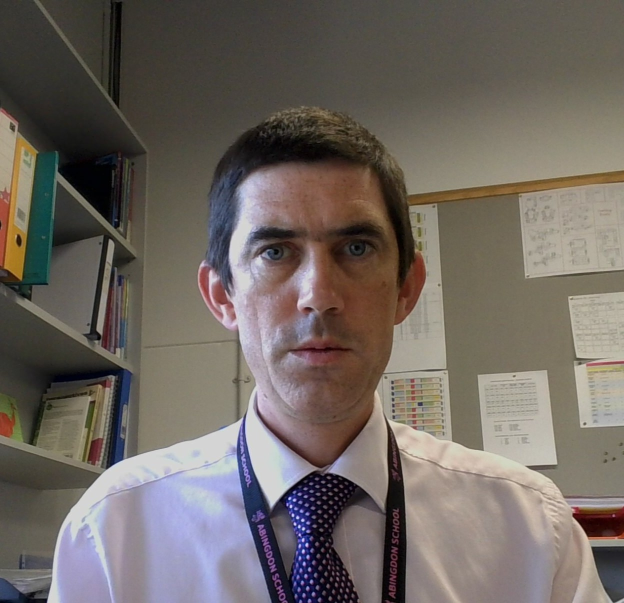
#> input picture wiggle_draw/OTL2.jpg, 1248 x 1206 px (shown at 1/2 size)
$ python wiggle_draw.py
#> lines starting #> are read from the running program, lines starting #| are printed output that depends on the picture; after the words box and inside, x2 and y2 are one past the last pixel; in counts of white or black regions, pixels touching at a corner belong together
from PIL import Image, ImageEnhance, ImageFile
import math


def wiggle_image(
        original_img: Image,
        r_increase=15, # increase in r per circle
        rotations=18,

        wiggle_amplitude=5,
        wiggle_freq=0.8,
    ) -> Image:

    ###############
    enhancer = ImageEnhance.Contrast(original_img)
    modified_img = enhancer.enhance(2)
    mod_pixels = modified_img.load()
    # modified_img.show()


    output_image = Image.new('RGB', original_img.size, color=(0,0,0))
    out_pixels = output_image.load()
    width, height = output_image.size

    ox, oy = width//2, height//2
    a = 0
    spiral_radius = 1

    d = 0
    delta_d = r_increase/150

    while a < (2 * math.pi) * rotations:
        wiggle = wiggle_amplitude * math.sin(d * wiggle_freq)
        px = ox + spiral_radius * (math.cos(a) )
        py = oy + spiral_radius * (math.sin(a))
        try:
            r, g, b = mod_pixels[px, py]
            intensity = (r + g + b) / (255 * 3)

            # intensity = 1
            px = ox + (spiral_radius + wiggle * intensity) * (math.cos(a))
            py = oy + (spiral_radius + wiggle * intensity) * (math.sin(a))

            out_pixels[px,py] = (255,255,255)
        except(IndexError):
            print("Out of range")
            return output_image
            pass


        delta_a = math.atan2(delta_d, spiral_radius)

        spiral_radius += r_increase / (2 * math.pi) * delta_a
        a += delta_a
        d += delta_d

    return output_image


original_img = Image.open("OTL2.jpg")
#> original_img is the input picture: PIL image 1248x1206 RGB; mean R, G, B 111.5, 103.5, 97.5
# original_img.show()
w, h = original_img.size
#> w = 1248; h = 1206
original_img = original_img.resize((w//2, h//2))
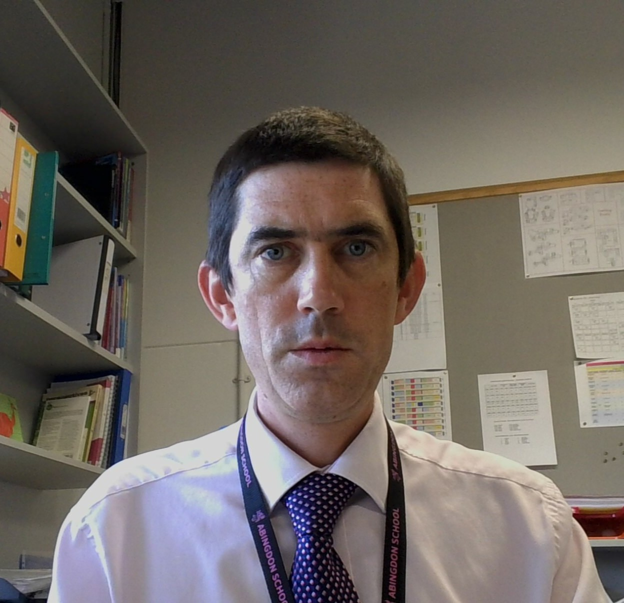
#> original_img: PIL image 624x603 RGB; mean R, G, B 111.5, 103.5, 97.5
# modified_img = original_img.copy()

# mod_pixels = original_img.load()
# modified_img.show()

new_image = wiggle_image(original_img, rotations=20, wiggle_freq=1)
#> in wiggle_image, `modified_img = enhancer.enhance(2)`:
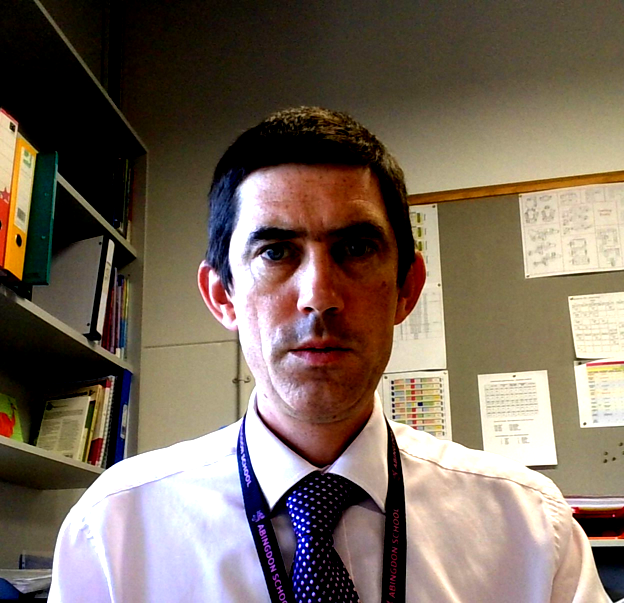
#> modified_img: PIL image 624x603 RGB; mean R, G, B 120.4, 105.6, 92.8
#> in wiggle_image, `output_image = Image.new('RGB', original_img.size, color=(0,0,0))`: output_image: PIL image 624x603 RGB; every value is 0
#> the loop in wiggle_image, `while a < (2 * math.pi) * rotations:` made 189750 passes
#> (r, g, b, intensity) on passes 1 to 3: (195, 129, 129, 0.592), (195, 129, 129, 0.592), (195, 129, 129, 0.592)
#> after the loop in wiggle_image, `while a < (2 * math.pi) * rotations:`: a = 125.7; d = 18975; spiral_radius = 301
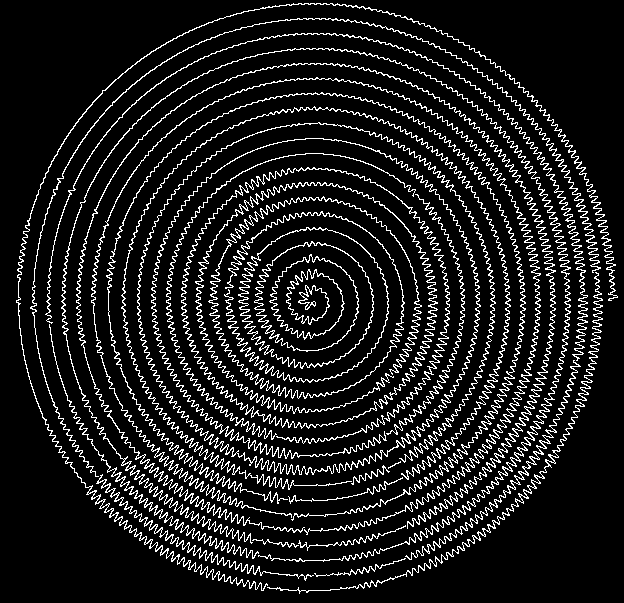
#> new_image: PIL image 624x603 RGB; 11.1% white in thin lines or dots

new_image.show()
# new_image.save('example1.png')

$ run again, with wiggle_draw/OTL.jpg copied over wiggle_draw/OTL2.jpg
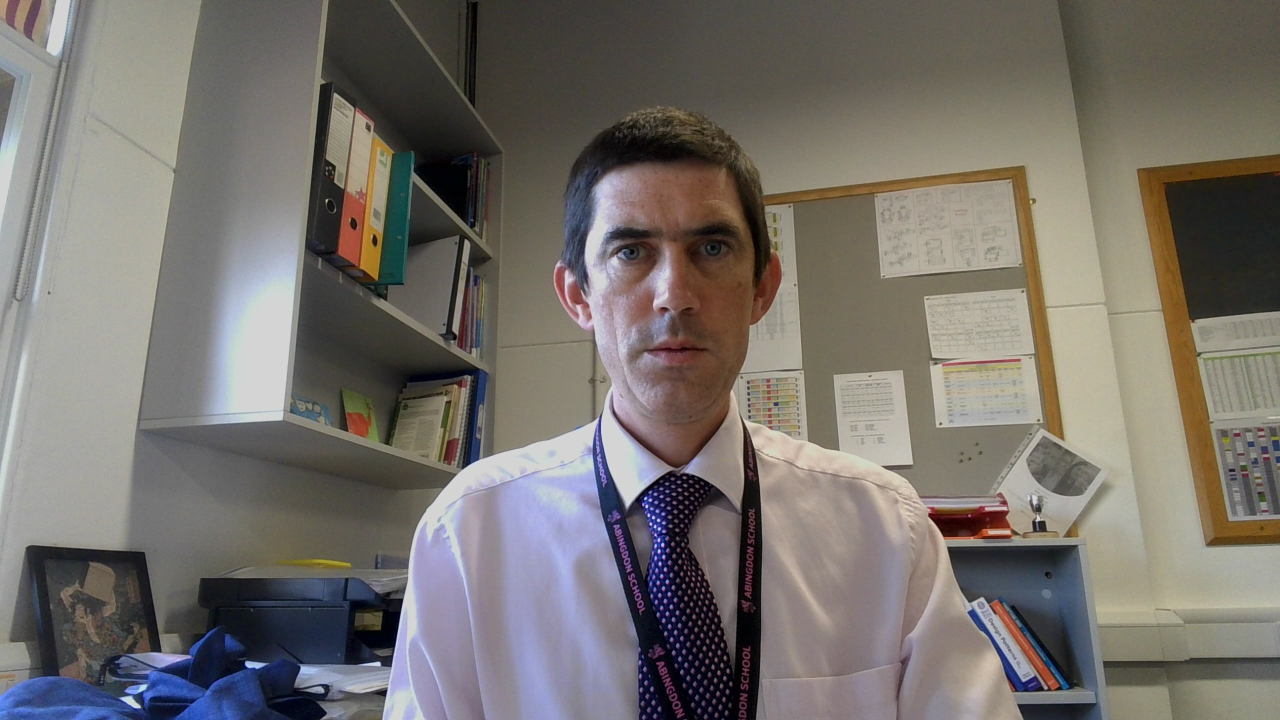
#> input picture wiggle_draw/OTL.jpg, 2560 x 1440 px (shown at 1/2 size)
#> original_img is the input picture: PIL image 2560x1440 RGB; mean R, G, B 117.7, 112.8, 107.8
#> original_img: PIL image 1280x720 RGB
#> in wiggle_image, `modified_img = enhancer.enhance(2)`:
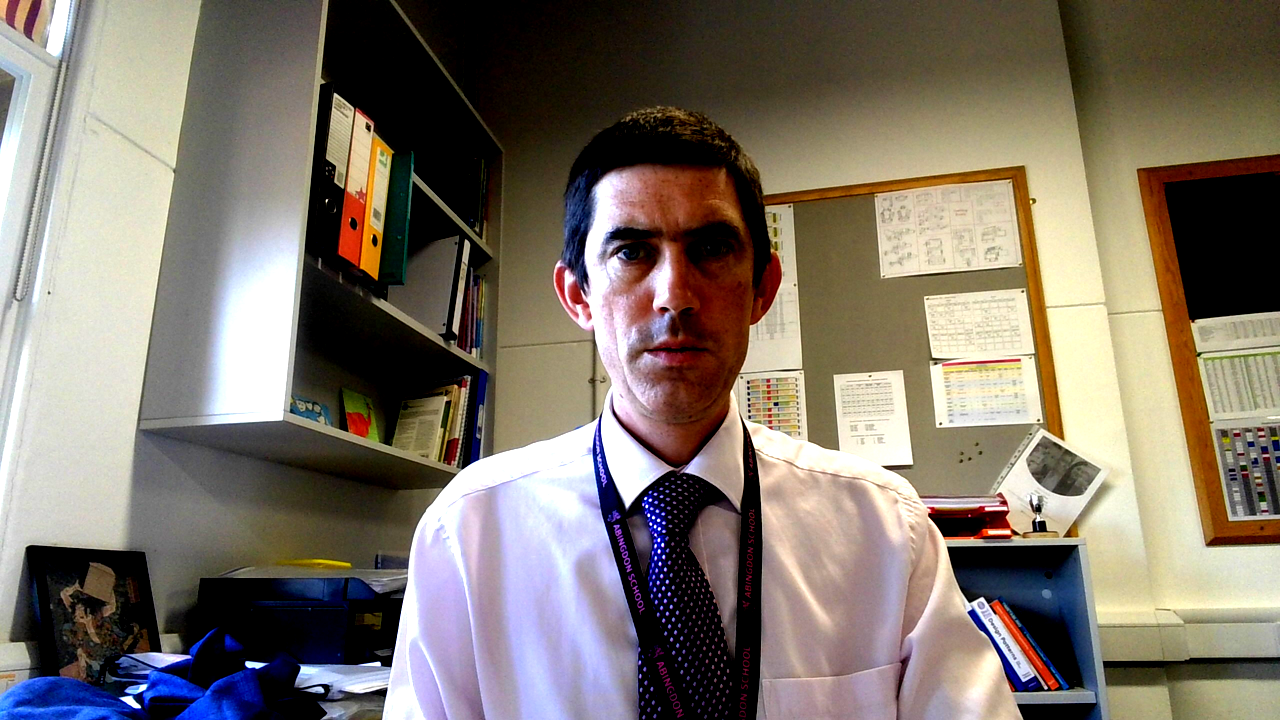
#> modified_img: PIL image 1280x720 RGB; mean R, G, B 126.9, 117.1, 106.5
#> output_image: PIL image 1280x720 RGB; every value is 0
#> the loop in wiggle_image, `while a < (2 * math.pi) * rotations:` made 189750 passes
#> (r, g, b, intensity) on passes 1 to 3: (200, 176, 196, 0.748), (200, 176, 196, 0.748), (200, 176, 196, 0.748)
#> after the loop in wiggle_image, `while a < (2 * math.pi) * rotations:`: a = 125.7; d = 18975; spiral_radius = 301
#> `new_image = wiggle_image(original_img, rotations=20, wiggle_freq=1)`:
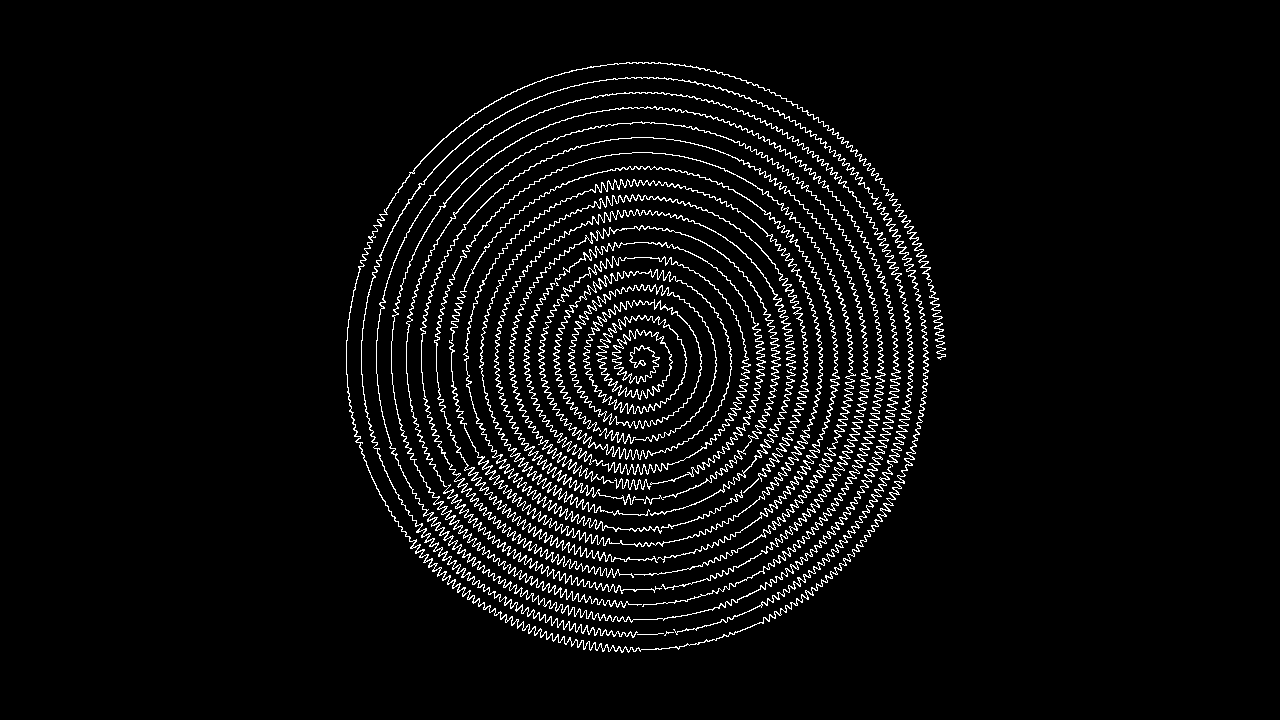
#> new_image: PIL image 1280x720 RGB; 4.5% white in thin lines or dots, all inside (x1, y1, x2, y2) = (346, 62, 946, 653)

$ run again, with wiggle_draw/Duck.bmp saved as wiggle_draw/OTL2.jpg
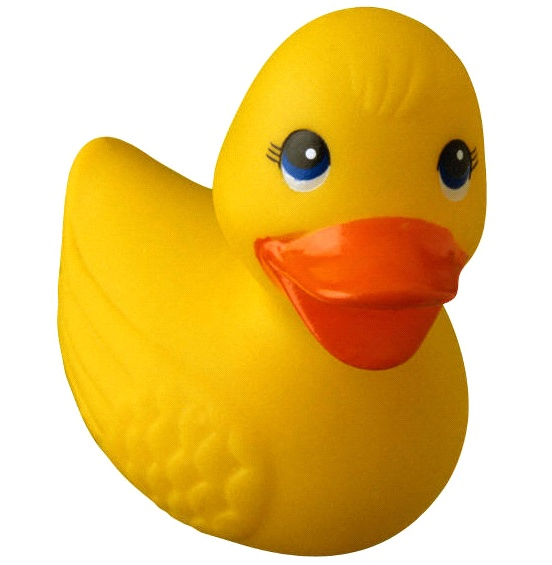
#> input picture wiggle_draw/Duck.bmp, 552 x 565 px
#> original_img is the input picture: PIL image 552x565 RGB; mean R, G, B 231, 194.6, 116
#> original_img: PIL image 276x282 RGB
#> in wiggle_image, `modified_img = enhancer.enhance(2)`:
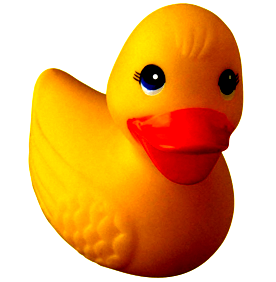
#> modified_img: PIL image 276x282 RGB; mean R, G, B 229.9, 173.7, 111.6
#> output_image: PIL image 276x282 RGB; every value is 0
#> the loop in wiggle_image, `while a < (2 * math.pi) * rotations:` made 38527 passes
#> (g, intensity) on passes 1 to 3: (43, 0.39), (43, 0.39), (43, 0.39)
#> after the loop in wiggle_image, `while a < (2 * math.pi) * rotations:`: a = 56.4; d = 3852.6; spiral_radius = 135.6
#> `new_image = wiggle_image(original_img, rotations=20, wiggle_freq=1)`:
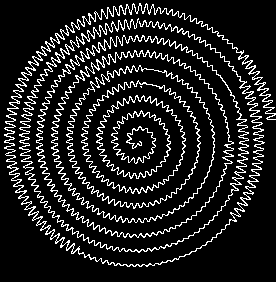
#> new_image: PIL image 276x282 RGB; 12.8% white in thin lines or dots
